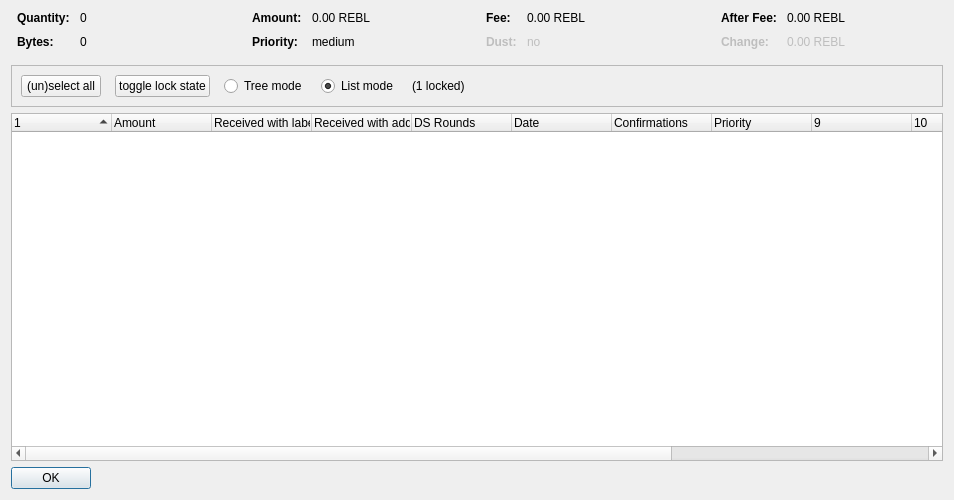
<?xml version="1.0" encoding="UTF-8"?>
<ui version="4.0">
 <class>CoinControlDialog</class>
 <widget class="QDialog" name="CoinControlDialog">
  <property name="geometry">
   <rect>
    <x>0</x>
    <y>0</y>
    <width>954</width>
    <height>500</height>
   </rect>
  </property>
  <property name="windowTitle">
   <string>Coin Selection</string>
  </property>
  <layout class="QVBoxLayout" name="verticalLayout">
   <item>
    <layout class="QHBoxLayout" name="horizontalLayoutTop" stretch="0,0,0,0">
     <property name="topMargin">
      <number>0</number>
     </property>
     <property name="bottomMargin">
      <number>10</number>
     </property>
     <item>
      <layout class="QFormLayout" name="formLayoutCoinControl1">
       <property name="horizontalSpacing">
        <number>10</number>
       </property>
       <property name="verticalSpacing">
        <number>10</number>
       </property>
       <property name="leftMargin">
        <number>6</number>
       </property>
       <property name="rightMargin">
        <number>6</number>
       </property>
       <item row="0" column="0">
        <widget class="QLabel" name="labelCoinControlQuantityText">
         <property name="font">
          <font>
           <weight>75</weight>
           <bold>true</bold>
          </font>
         </property>
         <property name="text">
          <string>Quantity:</string>
         </property>
        </widget>
       </item>
       <item row="0" column="1">
        <widget class="QLabel" name="labelCoinControlQuantity">
         <property name="cursor">
          <cursorShape>IBeamCursor</cursorShape>
         </property>
         <property name="contextMenuPolicy">
          <enum>Qt::ActionsContextMenu</enum>
         </property>
         <property name="text">
          <string notr="true">0</string>
         </property>
         <property name="textInteractionFlags">
          <set>Qt::LinksAccessibleByMouse|Qt::TextSelectableByKeyboard|Qt::TextSelectableByMouse</set>
         </property>
        </widget>
       </item>
       <item row="1" column="0">
        <widget class="QLabel" name="labelCoinControlBytesText">
         <property name="font">
          <font>
           <weight>75</weight>
           <bold>true</bold>
          </font>
         </property>
         <property name="text">
          <string>Bytes:</string>
         </property>
        </widget>
       </item>
       <item row="1" column="1">
        <widget class="QLabel" name="labelCoinControlBytes">
         <property name="cursor">
          <cursorShape>IBeamCursor</cursorShape>
         </property>
         <property name="contextMenuPolicy">
          <enum>Qt::ActionsContextMenu</enum>
         </property>
         <property name="text">
          <string notr="true">0</string>
         </property>
         <property name="textInteractionFlags">
          <set>Qt::LinksAccessibleByMouse|Qt::TextSelectableByKeyboard|Qt::TextSelectableByMouse</set>
         </property>
        </widget>
       </item>
      </layout>
     </item>
     <item>
      <layout class="QFormLayout" name="formLayoutCoinControl2">
       <property name="horizontalSpacing">
        <number>10</number>
       </property>
       <property name="verticalSpacing">
        <number>10</number>
       </property>
       <property name="leftMargin">
        <number>6</number>
       </property>
       <property name="rightMargin">
        <number>6</number>
       </property>
       <item row="0" column="0">
        <widget class="QLabel" name="labelCoinControlAmountText">
         <property name="font">
          <font>
           <weight>75</weight>
           <bold>true</bold>
          </font>
         </property>
         <property name="text">
          <string>Amount:</string>
         </property>
        </widget>
       </item>
       <item row="0" column="1">
        <widget class="QLabel" name="labelCoinControlAmount">
         <property name="cursor">
          <cursorShape>IBeamCursor</cursorShape>
         </property>
         <property name="contextMenuPolicy">
          <enum>Qt::ActionsContextMenu</enum>
         </property>
         <property name="text">
          <string notr="true">0.00 REBL</string>
         </property>
         <property name="textInteractionFlags">
          <set>Qt::LinksAccessibleByMouse|Qt::TextSelectableByKeyboard|Qt::TextSelectableByMouse</set>
         </property>
        </widget>
       </item>
       <item row="1" column="0">
        <widget class="QLabel" name="labelCoinControlPriorityText">
         <property name="font">
          <font>
           <weight>75</weight>
           <bold>true</bold>
          </font>
         </property>
         <property name="text">
          <string>Priority:</string>
         </property>
        </widget>
       </item>
       <item row="1" column="1">
        <widget class="QLabel" name="labelCoinControlPriority">
         <property name="cursor">
          <cursorShape>IBeamCursor</cursorShape>
         </property>
         <property name="contextMenuPolicy">
          <enum>Qt::ActionsContextMenu</enum>
         </property>
         <property name="text">
          <string>medium</string>
         </property>
         <property name="textInteractionFlags">
          <set>Qt::LinksAccessibleByMouse|Qt::TextSelectableByKeyboard|Qt::TextSelectableByMouse</set>
         </property>
        </widget>
       </item>
      </layout>
     </item>
     <item>
      <layout class="QFormLayout" name="formLayoutCoinControl3">
       <property name="horizontalSpacing">
        <number>10</number>
       </property>
       <property name="verticalSpacing">
        <number>10</number>
       </property>
       <property name="leftMargin">
        <number>6</number>
       </property>
       <property name="rightMargin">
        <number>6</number>
       </property>
       <item row="0" column="0">
        <widget class="QLabel" name="labelCoinControlFeeText">
         <property name="font">
          <font>
           <weight>75</weight>
           <bold>true</bold>
          </font>
         </property>
         <property name="text">
          <string>Fee:</string>
         </property>
        </widget>
       </item>
       <item row="0" column="1">
        <widget class="QLabel" name="labelCoinControlFee">
         <property name="cursor">
          <cursorShape>IBeamCursor</cursorShape>
         </property>
         <property name="contextMenuPolicy">
          <enum>Qt::ActionsContextMenu</enum>
         </property>
         <property name="text">
          <string notr="true">0.00 REBL</string>
         </property>
         <property name="textInteractionFlags">
          <set>Qt::LinksAccessibleByMouse|Qt::TextSelectableByKeyboard|Qt::TextSelectableByMouse</set>
         </property>
        </widget>
       </item>
       <item row="1" column="0">
        <widget class="QLabel" name="labelCoinControlLowOutputText">
         <property name="enabled">
          <bool>false</bool>
         </property>
         <property name="font">
          <font>
           <weight>75</weight>
           <bold>true</bold>
          </font>
         </property>
         <property name="text">
          <string>Dust:</string>
         </property>
        </widget>
       </item>
       <item row="1" column="1">
        <widget class="QLabel" name="labelCoinControlLowOutput">
         <property name="enabled">
          <bool>false</bool>
         </property>
         <property name="cursor">
          <cursorShape>IBeamCursor</cursorShape>
         </property>
         <property name="contextMenuPolicy">
          <enum>Qt::ActionsContextMenu</enum>
         </property>
         <property name="text">
          <string>no</string>
         </property>
         <property name="textInteractionFlags">
          <set>Qt::LinksAccessibleByMouse|Qt::TextSelectableByKeyboard|Qt::TextSelectableByMouse</set>
         </property>
        </widget>
       </item>
      </layout>
     </item>
     <item>
      <layout class="QFormLayout" name="formLayoutCoinControl4">
       <property name="horizontalSpacing">
        <number>10</number>
       </property>
       <property name="verticalSpacing">
        <number>10</number>
       </property>
       <property name="leftMargin">
        <number>6</number>
       </property>
       <property name="rightMargin">
        <number>6</number>
       </property>
       <item row="0" column="0">
        <widget class="QLabel" name="labelCoinControlAfterFeeText">
         <property name="font">
          <font>
           <weight>75</weight>
           <bold>true</bold>
          </font>
         </property>
         <property name="text">
          <string>After Fee:</string>
         </property>
        </widget>
       </item>
       <item row="0" column="1">
        <widget class="QLabel" name="labelCoinControlAfterFee">
         <property name="cursor">
          <cursorShape>IBeamCursor</cursorShape>
         </property>
         <property name="contextMenuPolicy">
          <enum>Qt::ActionsContextMenu</enum>
         </property>
         <property name="text">
          <string notr="true">0.00 REBL</string>
         </property>
         <property name="textInteractionFlags">
          <set>Qt::LinksAccessibleByMouse|Qt::TextSelectableByKeyboard|Qt::TextSelectableByMouse</set>
         </property>
        </widget>
       </item>
       <item row="1" column="0">
        <widget class="QLabel" name="labelCoinControlChangeText">
         <property name="enabled">
          <bool>false</bool>
         </property>
         <property name="font">
          <font>
           <weight>75</weight>
           <bold>true</bold>
          </font>
         </property>
         <property name="text">
          <string>Change:</string>
         </property>
        </widget>
       </item>
       <item row="1" column="1">
        <widget class="QLabel" name="labelCoinControlChange">
         <property name="enabled">
          <bool>false</bool>
         </property>
         <property name="cursor">
          <cursorShape>IBeamCursor</cursorShape>
         </property>
         <property name="contextMenuPolicy">
          <enum>Qt::ActionsContextMenu</enum>
         </property>
         <property name="text">
          <string notr="true">0.00 REBL</string>
         </property>
         <property name="textInteractionFlags">
          <set>Qt::LinksAccessibleByMouse|Qt::TextSelectableByKeyboard|Qt::TextSelectableByMouse</set>
         </property>
        </widget>
       </item>
      </layout>
     </item>
    </layout>
   </item>
   <item>
    <widget class="QFrame" name="frame">
     <property name="minimumSize">
      <size>
       <width>0</width>
       <height>40</height>
      </size>
     </property>
     <property name="frameShape">
      <enum>QFrame::StyledPanel</enum>
     </property>
     <property name="frameShadow">
      <enum>QFrame::Sunken</enum>
     </property>
     <layout class="QHBoxLayout" name="horizontalLayout">
      <item>
       <layout class="QHBoxLayout" name="horizontalLayoutPanel" stretch="0,0,0,0,0,0">
        <property name="spacing">
         <number>14</number>
        </property>
        <item>
         <widget class="QPushButton" name="pushButtonSelectAll">
          <property name="sizePolicy">
           <sizepolicy hsizetype="Maximum" vsizetype="Fixed">
            <horstretch>0</horstretch>
            <verstretch>0</verstretch>
           </sizepolicy>
          </property>
          <property name="text">
           <string>(un)select all</string>
          </property>
          <property name="autoDefault">
           <bool>false</bool>
          </property>
         </widget>
        </item>
        <item>
         <widget class="QPushButton" name="pushButtonToggleLock">
          <property name="sizePolicy">
           <sizepolicy hsizetype="Maximum" vsizetype="Fixed">
            <horstretch>0</horstretch>
            <verstretch>0</verstretch>
           </sizepolicy>
          </property>
          <property name="text">
           <string>toggle lock state</string>
          </property>
          <property name="autoDefault">
           <bool>false</bool>
          </property>
         </widget>
        </item>
        <item>
         <widget class="QRadioButton" name="radioTreeMode">
          <property name="sizePolicy">
           <sizepolicy hsizetype="Maximum" vsizetype="Fixed">
            <horstretch>0</horstretch>
            <verstretch>0</verstretch>
           </sizepolicy>
          </property>
          <property name="text">
           <string>Tree mode</string>
          </property>
         </widget>
        </item>
        <item>
         <widget class="QRadioButton" name="radioListMode">
          <property name="sizePolicy">
           <sizepolicy hsizetype="Maximum" vsizetype="Fixed">
            <horstretch>0</horstretch>
            <verstretch>0</verstretch>
           </sizepolicy>
          </property>
          <property name="text">
           <string>List mode</string>
          </property>
          <property name="checked">
           <bool>true</bool>
          </property>
         </widget>
        </item>
        <item>
         <widget class="QLabel" name="labelLocked">
          <property name="text">
           <string>(1 locked)</string>
          </property>
         </widget>
        </item>
        <item>
         <spacer name="horizontalSpacer">
          <property name="orientation">
           <enum>Qt::Horizontal</enum>
          </property>
          <property name="sizeHint" stdset="0">
           <size>
            <width>40</width>
            <height>20</height>
           </size>
          </property>
         </spacer>
        </item>
       </layout>
      </item>
     </layout>
    </widget>
   </item>
   <item>
    <widget class="CoinControlTreeWidget" name="treeWidget">
     <property name="contextMenuPolicy">
      <enum>Qt::CustomContextMenu</enum>
     </property>
     <property name="sortingEnabled">
      <bool>false</bool>
     </property>
     <property name="columnCount">
      <number>13</number>
     </property>
     <attribute name="headerShowSortIndicator" stdset="0">
      <bool>true</bool>
     </attribute>
     <attribute name="headerStretchLastSection">
      <bool>false</bool>
     </attribute>
     <column>
      <property name="text">
       <string/>
      </property>
     </column>
     <column>
      <property name="text">
       <string>Amount</string>
      </property>
     </column>
     <column>
      <property name="text">
       <string>Received with label</string>
      </property>
     </column>
     <column>
      <property name="text">
       <string>Received with address</string>
      </property>
     </column>
     <column>
      <property name="text">
       <string>DS Rounds</string>
      </property>
     </column>
     <column>
      <property name="text">
       <string>Date</string>
      </property>
     </column>
     <column>
      <property name="text">
       <string>Confirmations</string>
      </property>
      <property name="toolTip">
       <string>Confirmed</string>
      </property>
     </column>
     <column>
      <property name="text">
       <string>Priority</string>
      </property>
     </column>
     <column>
      <property name="text">
       <string/>
      </property>
     </column>
     <column>
      <property name="text">
       <string/>
      </property>
     </column>
     <column>
      <property name="text">
       <string/>
      </property>
     </column>
     <column>
      <property name="text">
       <string/>
      </property>
     </column>
     <column>
      <property name="text">
       <string/>
      </property>
     </column>
    </widget>
   </item>
   <item>
    <widget class="QDialogButtonBox" name="buttonBox">
     <property name="sizePolicy">
      <sizepolicy hsizetype="Maximum" vsizetype="Fixed">
       <horstretch>0</horstretch>
       <verstretch>0</verstretch>
      </sizepolicy>
     </property>
     <property name="orientation">
      <enum>Qt::Horizontal</enum>
     </property>
     <property name="standardButtons">
      <set>QDialogButtonBox::Ok</set>
     </property>
    </widget>
   </item>
  </layout>
 </widget>
 <customwidgets>
  <customwidget>
   <class>CoinControlTreeWidget</class>
   <extends>QTreeWidget</extends>
   <header>coincontroltreewidget.h</header>
  </customwidget>
 </customwidgets>
 <resources/>
 <connections/>
</ui>
